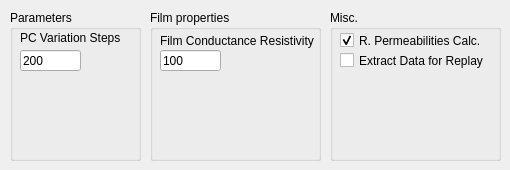
        <widget class="QWidget" name="tab_11">
         <attribute name="title">
          <string>SS</string>
         </attribute>
         <widget class="QGroupBox" name="groupBox_6">
          <property name="geometry">
           <rect>
            <x>10</x>
            <y>10</y>
            <width>131</width>
            <height>151</height>
           </rect>
          </property>
          <property name="title">
           <string>Parameters</string>
          </property>
          <property name="flat">
           <bool>true</bool>
          </property>
          <widget class="QLabel" name="label_60">
           <property name="geometry">
            <rect>
             <x>10</x>
             <y>20</y>
             <width>121</width>
             <height>16</height>
            </rect>
           </property>
           <property name="text">
            <string>PC Variation Steps</string>
           </property>
          </widget>
          <widget class="QLineEdit" name="twoPhaseStepsLineEdit">
           <property name="geometry">
            <rect>
             <x>10</x>
             <y>40</y>
             <width>61</width>
             <height>21</height>
            </rect>
           </property>
           <property name="text">
            <string>200</string>
           </property>
          </widget>
         </widget>
         <widget class="QGroupBox" name="groupBox_20">
          <property name="geometry">
           <rect>
            <x>150</x>
            <y>10</y>
            <width>171</width>
            <height>151</height>
           </rect>
          </property>
          <property name="title">
           <string>Film properties</string>
          </property>
          <property name="flat">
           <bool>true</bool>
          </property>
          <widget class="QLabel" name="waterWetLabel_2">
           <property name="geometry">
            <rect>
             <x>10</x>
             <y>20</y>
             <width>181</width>
             <height>21</height>
            </rect>
           </property>
           <property name="text">
            <string>Film Conductance Resistivity</string>
           </property>
          </widget>
          <widget class="QLineEdit" name="twoPhasefilmConductance">
           <property name="geometry">
            <rect>
             <x>10</x>
             <y>40</y>
             <width>61</width>
             <height>21</height>
            </rect>
           </property>
           <property name="toolTip">
            <string>Cw (Oren, 1998)</string>
           </property>
           <property name="text">
            <string>100</string>
           </property>
          </widget>
         </widget>
         <widget class="QGroupBox" name="groupBox_24">
          <property name="geometry">
           <rect>
            <x>330</x>
            <y>10</y>
            <width>171</width>
            <height>151</height>
           </rect>
          </property>
          <property name="title">
           <string>Misc.</string>
          </property>
          <property name="flat">
           <bool>true</bool>
          </property>
          <widget class="QCheckBox" name="twoPhaseRPermCheckBox">
           <property name="geometry">
            <rect>
             <x>10</x>
             <y>20</y>
             <width>161</width>
             <height>21</height>
            </rect>
           </property>
           <property name="text">
            <string>R. Permeabilities Calc.</string>
           </property>
           <property name="checked">
            <bool>true</bool>
           </property>
          </widget>
          <widget class="QCheckBox" name="extractDataSSCheckBox">
           <property name="geometry">
            <rect>
             <x>10</x>
             <y>40</y>
             <width>161</width>
             <height>21</height>
            </rect>
           </property>
           <property name="text">
            <string>Extract Data for Replay</string>
           </property>
          </widget>
         </widget>
         <zorder>groupBox_24</zorder>
         <zorder>groupBox_6</zorder>
         <zorder>groupBox_20</zorder>
        </widget>
